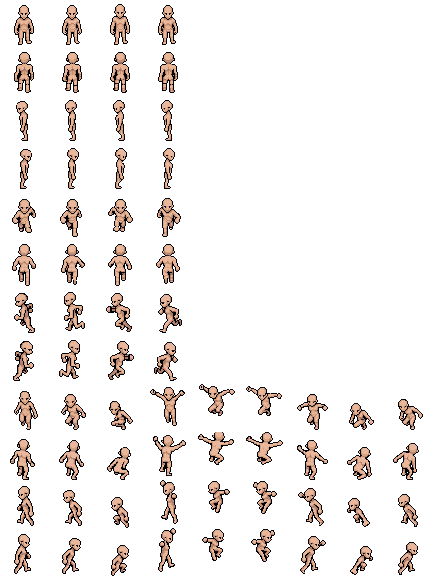
#> input picture art/gear_src/player_new_original.png, 432 x 576 px, found by its file name
$ python trim_body.py
#> lines starting #> are read from the running program, lines starting #| are printed output that depends on the picture; after the words box and inside, x2 and y2 are one past the last pixel; in counts of white or black regions, pixels touching at a corner belong together
"""Trims the base character to the body-part map: only what was painted in the map stays.

    python3 tools/trim_body.py

For every frame of art/player_new.png:
  - pixels painted in art/gear_src/body_parts.png keep their colour,
  - other pixels (outline or skin) within 1 pixel of a painted pixel become / stay the outline,
  - everything else is deleted.
So bare skin left unpainted in the map is cut away and the new edge gets a 1 pixel outline,
and outlines that no longer border the body disappear.
The untrimmed original is kept in art/gear_src/player_new_original.png (the trim always starts
from that, so it can be re-run after editing the map).
"""
import os
import shutil
import numpy as np
from PIL import Image

BASE = "art/player_new.png"
ORIGINAL = "art/gear_src/player_new_original.png"
MAP = "art/gear_src/body_parts.png"
CELL = 48
DARK = 70


def main():
    if not os.path.exists(ORIGINAL):
        shutil.copy(BASE, ORIGINAL)
    src = np.array(Image.open(ORIGINAL).convert("RGBA"))
#> src is the input picture: shape (576, 432, 4); mean R, G, B, A 16.6, 12.8, 10.9, 30.1
    painted = np.array(Image.open(MAP).convert("RGBA"))[..., 3] > 0
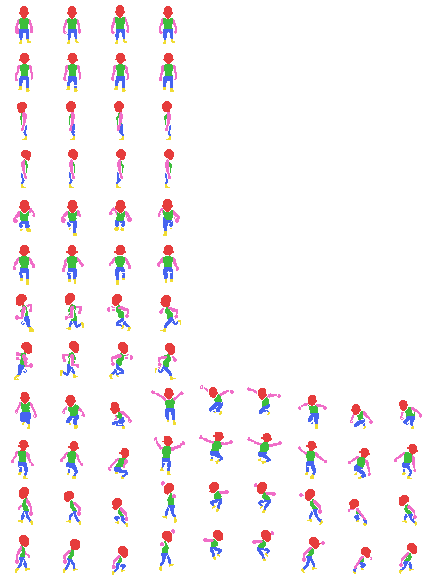
#> input picture art/gear_src/body_parts.png, 432 x 576 px, found by its file name
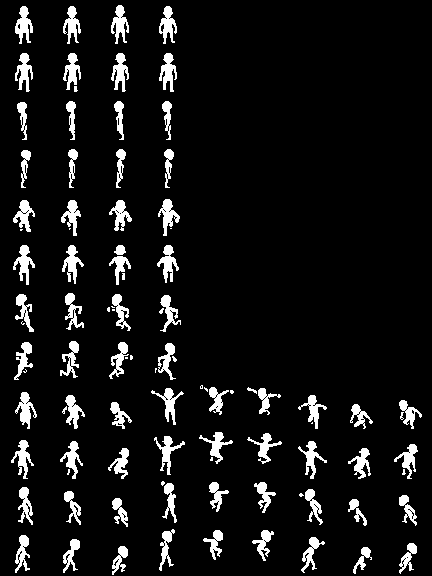
#> painted: shape (576, 432) bool; 7.9% white; 96 white regions (25 under 20 px), largest, box (x1, y1, x2, y2) and area: (159, 53, 177, 92) 371, (15, 6, 33, 44) 369, (13, 245, 35, 285) 367
    out = np.zeros_like(src)
    h, w = painted.shape
#> h = 576; w = 432
    lum = src[..., :3].astype(float) @ np.array([0.3, 0.59, 0.11])
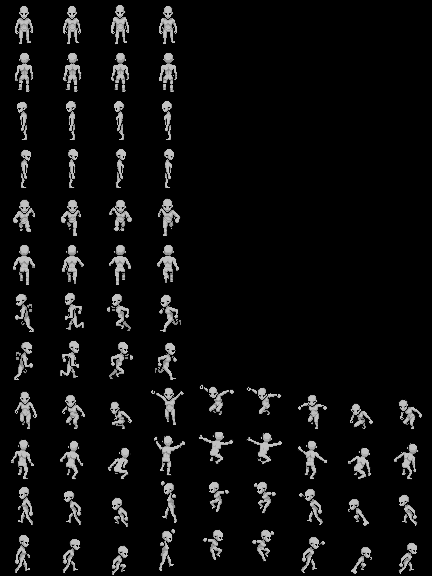
#> lum: shape (576, 432) float64; min 0, max 194.9, mean 13.7
    removed = kept_outline = new_outline = 0
    for y in range(h):
        for x in range(w):
            if src[y, x, 3] == 0:
                continue
            if painted[y, x]:
                out[y, x] = src[y, x]
                continue
            # nearest painted neighbour (8 directions, same frame only)
            near = []
            for dy in (-1, 0, 1):
                for dx in (-1, 0, 1):
                    ny, nx = y + dy, x + dx
                    if (dy or dx) and 0 <= ny < h and 0 <= nx < w and ny // CELL == y // CELL \
                            and nx // CELL == x // CELL and painted[ny, nx]:
                        near.append((ny, nx))
            if not near:
                removed += 1
                continue
            if lum[y, x] < DARK:
                out[y, x] = src[y, x]                 # an outline next to the body: keep it
                kept_outline += 1
            else:
                out[y, x] = darkest_outline(src, lum, y, x)   # bare skin at the new edge -> outline
                new_outline += 1
#> after the loop, kept_outline = 9455; new_outline = 88; removed = 113
    Image.fromarray(out).save(BASE)
    print("trimmed %s: %d pixels deleted, %d outline kept, %d skin turned into outline" % (BASE, removed, kept_outline, new_outline))
#| trimmed art/player_new.png: 113 pixels deleted, 9455 outline kept, 88 skin turned into outline


def darkest_outline(src, lum, y, x):
    """An outline colour from the original art near (y, x) (falls back to near-black)."""
    best = None
    for r in range(1, 4):
        for dy in range(-r, r + 1):
            for dx in range(-r, r + 1):
                ny, nx = y + dy, x + dx
                if 0 <= ny < src.shape[0] and 0 <= nx < src.shape[1] and src[ny, nx, 3] and lum[ny, nx] < DARK:
                    if best is None or lum[ny, nx] < lum[best]:
                        best = (ny, nx)
        if best:
            return src[best]
    return np.array([0, 1, 6, 255], dtype=src.dtype)


if __name__ == "__main__":
    main()
